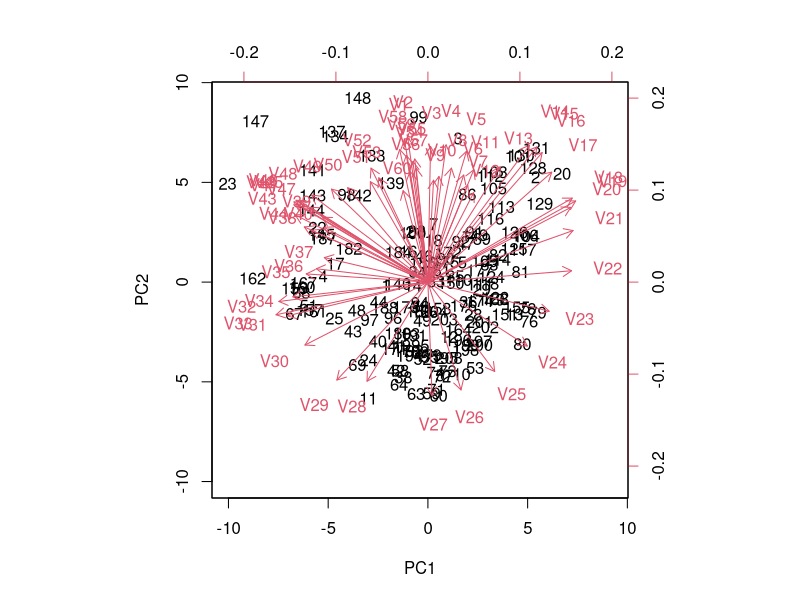
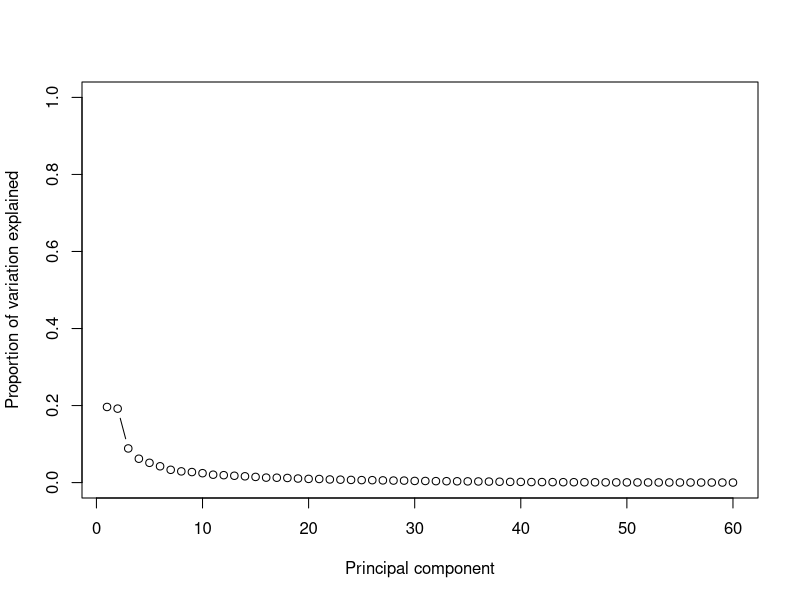
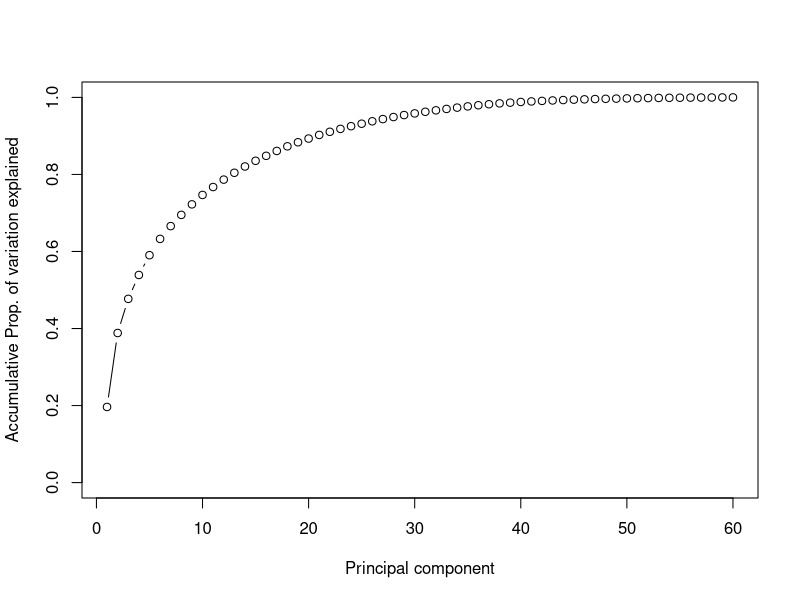

Generate these figures, in order, with R:
# Sonar dataset - binary classification -----------------------------------
library(caret)
library(mlbench)
data(Sonar)

head(Sonar)
table(Sonar$Class)
Sonar$Class <- as.factor(Sonar$Class)


# Split dataset -----------------------------------------------------------

set.seed(107)

inTrain <- createDataPartition(y=Sonar$Class,
                               p = 0.75,
                               list = FALSE)

training <- Sonar[inTrain, ]
testing <- Sonar[-inTrain, ]
nrow(training)
nrow(testing)


# Logistic regression -----------------------------------------------------

logReg <- glm(Class ~. , data = training, family = "binomial")


# Prediction and performance ----------------------------------------------

prob <- predict(logReg, testing, type = "response")
pred <- ifelse(prob > 0.5, "M", "R")
table(testing$Class, pred)
confusionMatrix(testing$Class, as.factor(pred))


# Using PCA preprocessing data --------------------------------------------

pca.out <- prcomp(training[, c(-61)],
                  center = TRUE,
                  scale. = TRUE)

biplot(pca.out, scale = 0)
pca.var <- pca.out$sdev^2

pve <- pca.var/sum(pca.var)
plot(pve, xlab = "Principal component", 
     ylab = "Proportion of variation explained",
     ylim = c(0, 1), 
     type = 'b')

plot(cumsum(pve), xlab = "Principal component", 
     ylab = "Accumulative Prop. of variation explained",
     ylim = c(0, 1), 
     type = 'b')


# Construct new data frame with PCA selected compoents 1:10 ---------------

mydata <- data.frame(Class = training[, "Class"], pca.out$x[, 1:20])
head(mydata)


# Fit the logistic regressin model again ----------------------------------

logRegPCA <- glm(Class ~ .,  data = mydata, family = binomial)

# Predict the scores on PC1 for the test set data
head(testing)
test.p <- predict(pca.out, newdata = testing[, 1:60])
head(test.p)

# Now use that to predict the class
pred <- predict(logRegPCA, newdata = data.frame(test.p[, 1:20]), type = "response")

# cross-classification table 
predClass <- factor(ifelse(pred >= 0.5, "M", "R"))
table(testing$Class, predClass)
confusionMatrix(testing$Class, as.factor(predClass))
